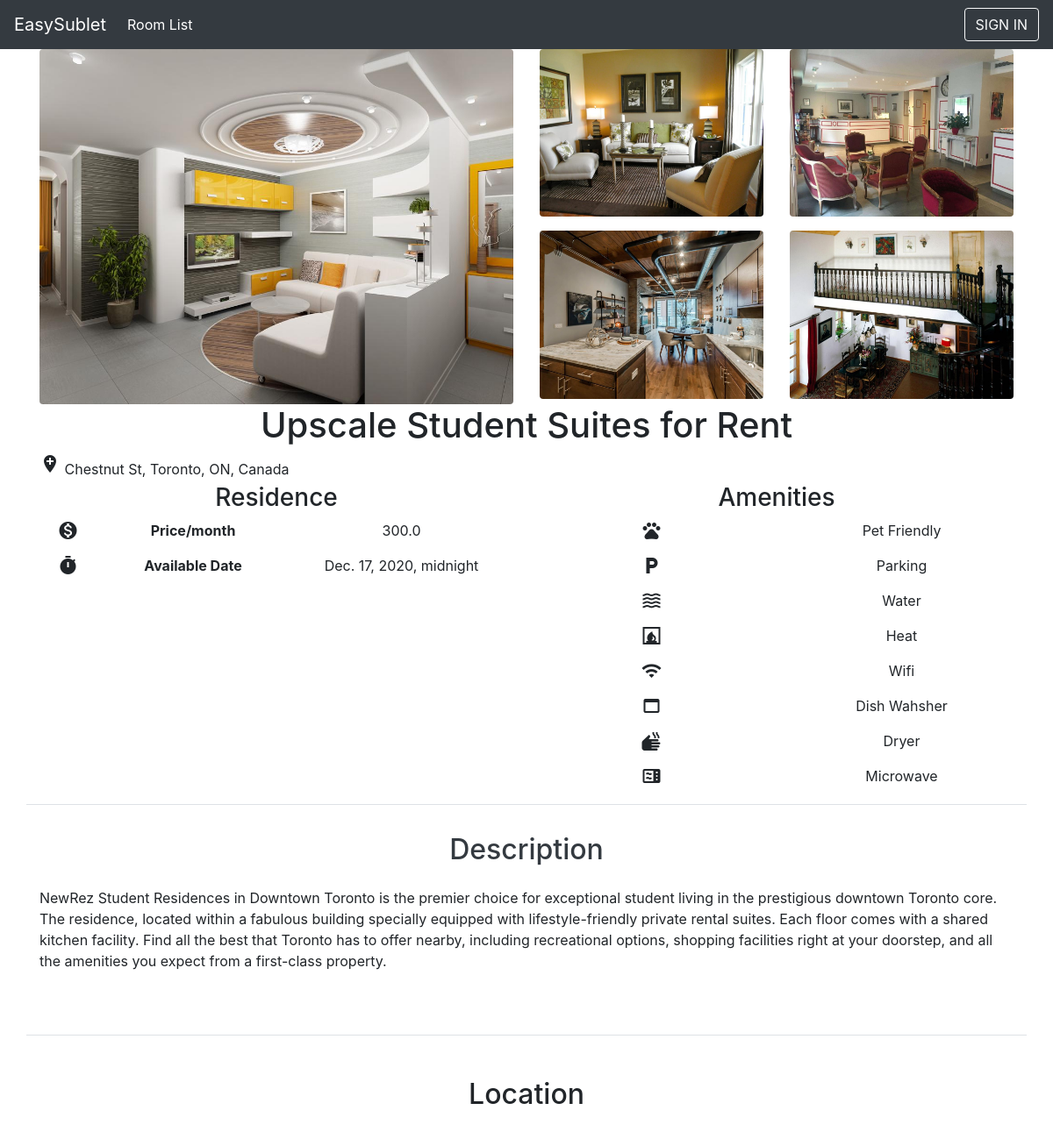
Screenshot of /room/detail/53 with the database file from the repository.
### RoomRental/models.py (models this page shows, shortened)
class Image(models.Model):
    room = models.ForeignKey(Room, on_delete=models.CASCADE,related_name="images")
    name = models.CharField(max_length=255)
    image = models.ImageField(upload_to='images/', blank=True, null=True)
    default = models.BooleanField(default=False)

class Room(models.Model):
    user = models.ForeignKey(User, default=1, on_delete=models.SET_NULL, null=True)
    id = models.fields.BigAutoField(primary_key=True)
    title = models.fields.CharField(max_length=100, blank=False, null=False)
    address = models.fields.CharField(max_length=255, blank=False, null=False)
    latitude = models.fields.FloatField(null=True, blank=True)
    longitude = models.fields.FloatField(null=True, blank=True)
    description = models.fields.TextField(null=True, blank=True)
    price = models.fields.FloatField(null=True, blank=True)
    is_parking = models.fields.BooleanField(default=False)
    is_pet = models.fields.BooleanField(default=False)
    is_smoking = models.fields.BooleanField(default=False)
    has_hydro = models.fields.BooleanField(default=False)
    has_aircondition = models.fields.BooleanField(default=False)
    has_water = models.fields.BooleanField(default=False)
    has_heat = models.fields.BooleanField(default=False)
    has_wifi = models.fields.BooleanField(default=False)
    has_tv = models.fields.BooleanField(default=False)
    has_laundry = models.fields.BooleanField(default=False)
    has_fridge = models.fields.BooleanField(default=False)
    has_dishwasher = models.fields.BooleanField(default=False)
    has_dryer = models.fields.BooleanField(default=False)
    has_microwave = models.fields.BooleanField(default=False)
    movein_date = models.fields.DateTimeField(null=True, blank=True)
    created_on = models.fields.DateTimeField(auto_now=True)

### RoomRental/views.py (the view)
# urls.py: path('room/detail/<int:room_id>', room_detail_view, name='room_detail_view'),
def room_detail_view(request,room_id,*args,**kwargs):
    room = get_object_or_404(Room, pk = room_id)
    images = Image.objects.filter(room=room)
    context = {'room': room, 'images':images }
    return render(request,'RoomDetail_Page.html',context,status=200)

### RoomRental/templates/RoomDetail_Page.html (shortened to what this page needs)
{% extends 'base.html' %}
{% load static %}
{% block content %}
<div class="row">
    <div class="col-6">
        <img class="rounded" style="width: 100%;" src="{{ images.0.image.url}}">
    </div>
    <div class="col-6">
        <div class="row">
            <div class="col-6">
                <img class="rounded" style="width: 100%;"  src="{{ images.1.image.url}}">
            </div>
            <div class="col-6">
                <img class="rounded" style="width: 100%;"  src="{{ images.2.image.url}}">
            </div>
        </div>
        <div class="row pt-3">
            <div class="col-6">
                <img class="rounded" style="width: 100%;"  src="{{ images.3.image.url}}">
            </div>
            <div class="col-6">
                <img class="rounded" style="width: 100%;"  src="{{ images.4.image.url}}">
            </div>
        </div>
    </div>
</div>
<div class="pb-5">
    <div class="row">
        <div class="col-lg-12">
            <h1 class="text-center">{{ room.title }}</h1>
        </div>
    </div>
    <div class="row">
        <div class="col-12">
            <span class="material-icons">
            </span>
            {{ room.address }}
        </div>
    </div>
    <div class="row">
        <div class="col-lg-6 col-sm-12 pt-1 pb-1">
            <h3 class="text-center">Residence</h3>
            <div class="row">
                <div class="col-2 text-center">
                    <b class="material-icons">
                    </b>
                </div>
                <div class="col-4 text-center">
                    <b>Price/month</b>
                </div>
                <div class="col-6">
                    <p class="text-center">{{ room.price }}</p>
                </div>
            </div>
            <div class="row">
                <div class="col-2 text-center">
                    <b class="material-icons">
                    </b>
                </div>
                <div class="col-4 text-center">
                    <b>Available Date</b>
                </div>
                <div class="col-6">
                    <p class="text-center">{{ room.movein_date }}</p>
                </div>
            </div>
        </div>
        <div class="col-lg-6 col-sm-12 pt-1 pb-1">
            <h3 class="text-center">Amenities</h3>
             {% if room.is_pet %}
                 <div class="row">
                     <div class="col-6 text-center">
                         <span class="material-icons">
                         </span>
                     </div>
                     <div class="col-6">
                         <p class="text-center">Pet Friendly</p>
                     </div>
                 </div>
              {% endif %}
              {% if room.is_parking %}
                  <div class="row">
                      <div class="col-6 text-center">
                          <span class="material-icons">
                          </span>
                      </div>
                      <div class="col-6">
                          <p class="text-center">Parking</p>
                      </div>
                  </div>
               {% endif %}
          {% if room.has_water %}
          <div class="row">
              <div class="col-6 text-center">
                  <span class="material-icons">
                  </span>
              </div>
              <div class="col-6">
                  <p class="text-center">Water</p>
              </div>
          </div>
       {% endif %}
       {% if room.has_heat %}
       <div class="row">
           <div class="col-6 text-center">
               <span class="material-icons">
               </span>
           </div>
           <div class="col-6">
               <p class="text-center">Heat</p>
           </div>
       </div>
    {% endif %}
    {% if room.has_wifi %}
    <div class="row">
        <div class="col-6 text-center">
            <span class="material-icons">
            </span>
        </div>
        <div class="col-6">
            <p class="text-center">Wifi</p>
        </div>
    </div>
 {% endif %}
{% if room.has_dishwasher %}
<div class="row">
    <div class="col-6 text-center">
        <span class="material-icons">
        </span>
    </div>
    <div class="col-6">
        <p class="text-center">Dish Wahsher</p>
    </div>
</div>
{% endif %}
{% if room.has_dryer %}
<div class="row">
    <div class="col-6 text-center">
        <span class="material-icons">
        </span>
    </div>
    <div class="col-6">
        <p class="text-center">Dryer</p>
    </div>
</div>
{% endif %}
{% if room.has_microwave %}
<div class="row">
    <div class="col-6 text-center">
        <span class="material-icons">
        </span>
    </div>
    <div class="col-6">
        <p class="text-center">Microwave</p>
    </div>
</div>
{% endif %}
        </div>
    </div>
    <div class="row pt-1 pb-1 border-top">
        <div class="col-lg-12 pt-1 pb-1">
            <h2 class="text-dark text-center pt-4 pb-3">Description</h2>
            <p class="pb-5">{{ room.description }}</p>
        </div>
    </div>
    <div class="row pt-5 pb-1 border-top">
        <div class="col-12">
            <h2 class="text-center">Location</h2>
        </div>
    </div>
    <div id="map" style="height:350px;">
    </div>
</div>
{% endblock content %}

### rows the page displays
Image: image (picture)
Image: image (picture)
Image: image (picture)
Image: image (picture)
Image: image (picture)
Room: title "Upscale Student Suites for Rent", address "Chestnut St, Toronto, ON, Canada", price "300.0", movein_date "Dec. 17, 2020, midnight", description "NewRez Student Residences in Downtown Toronto is the premier choice for exceptional student living in the prestigious downtown Toronto core. The residence, located within a fabulous building specially equipped with lifestyle-friendly private rental suites. Each floor comes with a shared kitchen facility. Find all the best that Toronto has to offer nearby, including recreational options, shopping facilities right at your doorstep, and all the amenities you expect from a first-class property."
